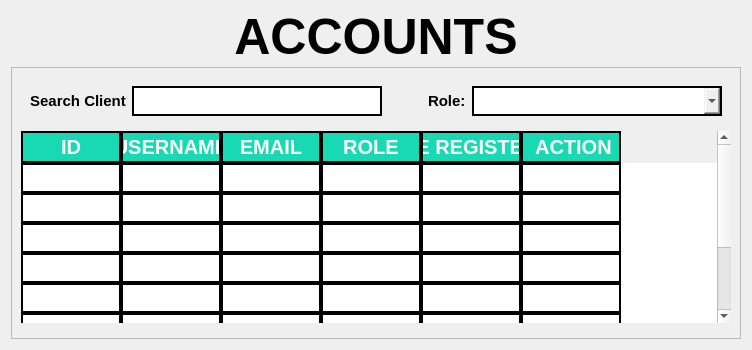
     <widget class="QWidget" name="page_4">
      <layout class="QVBoxLayout" name="verticalLayout_10">
       <item>
        <widget class="QLabel" name="label_23">
         <property name="minimumSize">
          <size>
           <width>0</width>
           <height>50</height>
          </size>
         </property>
         <property name="maximumSize">
          <size>
           <width>16777215</width>
           <height>50</height>
          </size>
         </property>
         <property name="styleSheet">
          <string notr="true">border-color: #E4E4E4;
font-family: Segoe UI;
font-weight: bold;
color: black;
font-size: 50px;
</string>
         </property>
         <property name="text">
          <string>ACCOUNTS</string>
         </property>
         <property name="alignment">
          <set>Qt::AlignCenter</set>
         </property>
        </widget>
       </item>
       <item>
        <widget class="QFrame" name="frame_26">
         <property name="maximumSize">
          <size>
           <width>16777215</width>
           <height>16777215</height>
          </size>
         </property>
         <property name="frameShape">
          <enum>QFrame::StyledPanel</enum>
         </property>
         <property name="frameShadow">
          <enum>QFrame::Raised</enum>
         </property>
         <layout class="QVBoxLayout" name="verticalLayout_9">
          <item>
           <widget class="QFrame" name="frame_29">
            <property name="styleSheet">
             <string notr="true">border-style: none;</string>
            </property>
            <property name="frameShape">
             <enum>QFrame::StyledPanel</enum>
            </property>
            <property name="frameShadow">
             <enum>QFrame::Raised</enum>
            </property>
            <layout class="QHBoxLayout" name="horizontalLayout_18">
             <item>
              <widget class="QPushButton" name="pushButton_20">
               <property name="enabled">
                <bool>false</bool>
               </property>
               <property name="maximumSize">
                <size>
                 <width>120</width>
                 <height>16777215</height>
                </size>
               </property>
               <property name="styleSheet">
                <string notr="true">border-color: white;
border-style: none;
font-family: Segoe UI;
font-weight: bold;
color: black;
font-size: 15px;
</string>
               </property>
               <property name="text">
                <string>Search Client</string>
               </property>
               <property name="icon">
                <iconset>
                 <normaloff>images/ICON_SEARCH.png</normaloff>images/ICON_SEARCH.png</iconset>
               </property>
               <property name="iconSize">
                <size>
                 <width>30</width>
                 <height>30</height>
                </size>
               </property>
              </widget>
             </item>
             <item>
              <widget class="QLineEdit" name="search_account_lineEdit">
               <property name="minimumSize">
                <size>
                 <width>250</width>
                 <height>30</height>
                </size>
               </property>
               <property name="maximumSize">
                <size>
                 <width>250</width>
                 <height>30</height>
                </size>
               </property>
               <property name="focusPolicy">
                <enum>Qt::StrongFocus</enum>
               </property>
               <property name="styleSheet">
                <string notr="true">QLineEdit{
border-style: solid;
border-width: 2px;
border-color: black;
font-family: Segoe UI;
font-weight: bold;
color: black;
font-size: 15px;

}

QLineEdit::hover{
background-color: #efefef;
}</string>
               </property>
              </widget>
             </item>
             <item>
              <spacer name="horizontalSpacer_12">
               <property name="orientation">
                <enum>Qt::Horizontal</enum>
               </property>
               <property name="sizeHint" stdset="0">
                <size>
                 <width>40</width>
                 <height>20</height>
                </size>
               </property>
              </spacer>
             </item>
             <item>
              <widget class="QLabel" name="label">
               <property name="styleSheet">
                <string notr="true">border-color: white;
border-style: none;
font-family: Segoe UI;
font-weight: bold;
color: black;
font-size: 15px;
</string>
               </property>
               <property name="text">
                <string>Role:</string>
               </property>
              </widget>
             </item>
             <item>
              <widget class="QComboBox" name="role_comboBox">
               <property name="minimumSize">
                <size>
                 <width>250</width>
                 <height>30</height>
                </size>
               </property>
               <property name="maximumSize">
                <size>
                 <width>250</width>
                 <height>30</height>
                </size>
               </property>
               <property name="styleSheet">
                <string notr="true">QComboBox{
border-style: solid;
border-width: 2px;
border-color: black;
font-family: Segoe UI;
font-weight: bold;
color: black;
font-size: 15px;

}

QComboBox::hover{
background-color: #efefef;
}</string>
               </property>
              </widget>
             </item>
            </layout>
           </widget>
          </item>
          <item>
           <widget class="QTableWidget" name="account_list_table">
            <property name="focusPolicy">
             <enum>Qt::NoFocus</enum>
            </property>
            <property name="styleSheet">
             <string notr="true">QTableWidget{
background-color: white;
gridline-color: black;
font-family: Segoe UI;
font-weight: bold;
color: black;
font-size: 20px;

	
}
QTableView::item {
border: 2px solid black;
}
QHeaderView::section{
background-color: #18D9B4;
border: 2px solid black;
font: bold 20px Arial, serif;
color: rgb(255, 255, 255);
}
</string>
            </property>
            <property name="frameShape">
             <enum>QFrame::NoFrame</enum>
            </property>
            <property name="frameShadow">
             <enum>QFrame::Sunken</enum>
            </property>
            <property name="horizontalScrollBarPolicy">
             <enum>Qt::ScrollBarAlwaysOff</enum>
            </property>
            <property name="editTriggers">
             <set>QAbstractItemView::NoEditTriggers</set>
            </property>
            <property name="showGrid">
             <bool>false</bool>
            </property>
            <property name="gridStyle">
             <enum>Qt::NoPen</enum>
            </property>
            <property name="wordWrap">
             <bool>false</bool>
            </property>
            <property name="cornerButtonEnabled">
             <bool>false</bool>
            </property>
            <attribute name="verticalHeaderVisible">
             <bool>false</bool>
            </attribute>
            <attribute name="verticalHeaderHighlightSections">
             <bool>true</bool>
            </attribute>
            <row>
             <property name="text">
              <string>New Row</string>
             </property>
            </row>
            <row>
             <property name="text">
              <string>New Row</string>
             </property>
            </row>
            <row>
             <property name="text">
              <string>New Row</string>
             </property>
            </row>
            <row>
             <property name="text">
              <string>New Row</string>
             </property>
            </row>
            <row>
             <property name="text">
              <string>New Row</string>
             </property>
            </row>
            <row>
             <property name="text">
              <string>New Row</string>
             </property>
            </row>
            <row>
             <property name="text">
              <string>New Row</string>
             </property>
            </row>
            <row>
             <property name="text">
              <string>New Row</string>
             </property>
            </row>
            <column>
             <property name="text">
              <string>   ID   </string>
             </property>
            </column>
            <column>
             <property name="text">
              <string>USERNAME</string>
             </property>
            </column>
            <column>
             <property name="text">
              <string>EMAIL</string>
             </property>
            </column>
            <column>
             <property name="text">
              <string>ROLE</string>
             </property>
            </column>
            <column>
             <property name="text">
              <string>DATE REGISTERED</string>
             </property>
            </column>
            <column>
             <property name="text">
              <string>    ACTION   </string>
             </property>
            </column>
           </widget>
          </item>
          <item>
           <widget class="QFrame" name="frame_31">
            <property name="styleSheet">
             <string notr="true">border-style: none;</string>
            </property>
            <property name="frameShape">
             <enum>QFrame::StyledPanel</enum>
            </property>
            <property name="frameShadow">
             <enum>QFrame::Raised</enum>
            </property>
            <layout class="QHBoxLayout" name="horizontalLayout_11">
             <property name="spacing">
              <number>0</number>
             </property>
             <property name="leftMargin">
              <number>0</number>
             </property>
             <property name="topMargin">
              <number>0</number>
             </property>
             <property name="rightMargin">
              <number>0</number>
             </property>
             <property name="bottomMargin">
              <number>0</number>
             </property>
            </layout>
           </widget>
          </item>
         </layout>
        </widget>
       </item>
      </layout>
     </widget>
